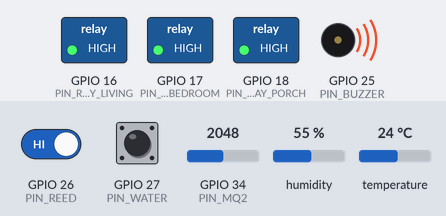
Recording of a sketch running on a simulated ESP32. Shown: switched loads named in the sketch (green lamp = pin HIGH), buzzer (waves = sounding, pin HIGH). Inputs (shaded band) come from the test bench; at power-on: GPIO 34 (PIN_MQ2) = 2048, GPIO 26 (PIN_REED) HIGH, GPIO 27 (PIN_WATER) HIGH, humidity 55 %, temperature 24 °C (analog values on the 0–4095 scale). WiFi joins after 1.5 s; servers stay silent unless stated; the local clock reads 2024-03-15 10:24:30 at power-on unless the sketch sets it; random numbers use the default seed unless the sketch sets one; no MQTT or app messages arrive unless stated; what the sketch prints to the serial monitor is not drawn.

Above: at 6.4 s.
6.5 s: GPIO 34 (PIN_MQ2) set to 1826
11.2 s: GPIO 34 (PIN_MQ2) set to 1732
At 16.1 s:
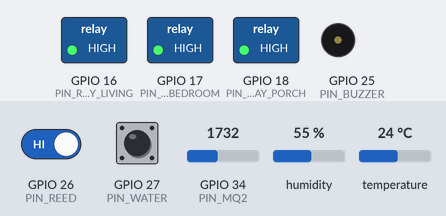
16.5 s: GPIO 34 (PIN_MQ2) set to 1840
At 21.2 s:
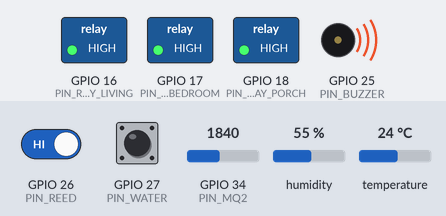
Timing chart, 0 to 22.7 s (numbered marks = the images above; inputs shaded):
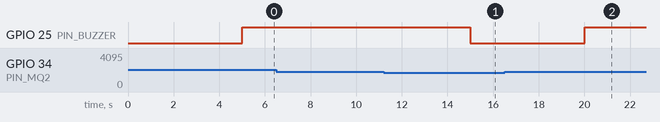

The sketch:

house_innovation_esp32.ino
```cpp
/*
  HOUSE INNOVATION - ESP32 firmware
  Board: ESP32 Dev Module / ESP32 DevKit V1
  Libraries (Arduino Library Manager):
    - PubSubClient by Nick O'Leary
    - ArduinoJson by Benoit Blanchon
    - DHT sensor library by Adafruit
    - Adafruit Unified Sensor

  MQTT topics:
    houseinnovation/<DEVICE_ID>/telemetry  (ESP32 -> app)
    houseinnovation/<DEVICE_ID>/status     (ESP32 -> app)
    houseinnovation/<DEVICE_ID>/command    (app -> ESP32)

  SAFETY:
  - This is a miniaturized low-voltage prototype, not a certified safety system.
  - MQ-2 output must NEVER exceed ESP32 ADC input limits (3.3V max).
    Use a suitable voltage divider if the module AO can output 5V.
  - Do not switch mains AC with an exposed relay. Start with low-voltage DC lamps.
  - TLS certificate validation is intentionally left in prototype mode below.
    For deployment, install the broker CA certificate and use setCACert().
*/
#include <WiFi.h>
#include <WiFiClientSecure.h>
#include <PubSubClient.h>
#include <ArduinoJson.h>
#include <DHT.h>
#include <time.h>

// ---------- EDIT THESE SETTINGS ----------
const char* WIFI_SSID = "NAMA_WIFI";
const char* WIFI_PASSWORD = "PASSWORD_WIFI";
const char* MQTT_HOST = "GANTI_DENGAN_HOST_HIVEMQ";
const int   MQTT_PORT = 8883; // HiveMQ Cloud TLS MQTT port
const char* MQTT_USER = "USERNAME_MQTT";
const char* MQTT_PASSWORD = "PASSWORD_MQTT";
const char* DEVICE_ID = "rumah-miniatur-01";
// -----------------------------------------

// Pin mapping - change to match your wiring
#define PIN_DHT       4
#define DHT_TYPE      DHT22
#define PIN_MQ2       34  // ADC1 input-only pin
#define PIN_WATER     27  // Digital output from leak module
#define PIN_REED      26  // Reed switch to GND, INPUT_PULLUP
#define PIN_BUZZER    25
#define PIN_RELAY_LIVING 16
#define PIN_RELAY_BEDROOM 17
#define PIN_RELAY_PORCH 18

// Most 4-channel relay boards are active LOW. Change if your board differs.
const bool RELAY_ACTIVE_LOW = true;
// Many water sensor digital outputs go LOW when wet. Verify your module.
const bool WATER_WET_IS_LOW = true;
// MQ-2 raw ADC threshold for demonstration only. Calibrate experimentally.
const int MQ2_TEST_THRESHOLD = 1800;

WiFiClientSecure secureClient;
PubSubClient mqtt(secureClient);
DHT dht(PIN_DHT, DHT_TYPE);

bool lightLiving=false, lightBedroom=false, lightPorch=false, awayMode=false;
unsigned long lastTelemetry=0, lastAwayAction=0;
bool awayPhase=false;
unsigned long awayDuration=0;
const char* baseTopic = "houseinnovation";

String topic(const char* leaf) {
  return String(baseTopic) + "/" + DEVICE_ID + "/" + leaf;
}
void setRelay(int pin, bool on) {
  digitalWrite(pin, RELAY_ACTIVE_LOW ? (on ? LOW : HIGH) : (on ? HIGH : LOW));
}
void applyLights() {
  setRelay(PIN_RELAY_LIVING, lightLiving);
  setRelay(PIN_RELAY_BEDROOM, lightBedroom);
  setRelay(PIN_RELAY_PORCH, lightPorch);
}
void publishStatus() {
  StaticJsonDocument<256> doc;
  JsonObject lights=doc.createNestedObject("lights");
  lights["living"]=lightLiving; lights["bedroom"]=lightBedroom; lights["porch"]=lightPorch;
  doc["away_mode"]=awayMode;
  char out[256]; size_t n=serializeJson(doc,out);
  mqtt.publish(topic("status").c_str(),out,n,true);
}
void publishTelemetry() {
  float temp=dht.readTemperature();
  float hum=dht.readHumidity();
  int mq=analogRead(PIN_MQ2);
  bool waterRaw=(digitalRead(PIN_WATER)==LOW);
  bool waterLeak=WATER_WET_IS_LOW ? waterRaw : !waterRaw;
  // Reed switch is closed to GND when magnet is near (door closed).
  bool doorOpen=(digitalRead(PIN_REED)==HIGH);
  bool gasAlert=(mq>=MQ2_TEST_THRESHOLD);
  StaticJsonDocument<384> doc;
  if(!isnan(temp)) doc["temperature_c"]=temp;
  if(!isnan(hum)) doc["humidity_pct"]=hum;
  doc["mq2_adc"]=mq; doc["gas_alert"]=gasAlert;
  doc["water_leak"]=waterLeak; doc["door_open"]=doorOpen;
  JsonObject lights=doc.createNestedObject("lights");
  lights["living"]=lightLiving; lights["bedroom"]=lightBedroom; lights["porch"]=lightPorch;
  doc["away_mode"]=awayMode;
  char out[384]; size_t n=serializeJson(doc,out);
  mqtt.publish(topic("telemetry").c_str(),out,n,false);
  digitalWrite(PIN_BUZZER,(waterLeak || gasAlert) ? HIGH : LOW);
}
void setAway(bool enabled) {
  awayMode=enabled;
  awayPhase=false;
  lastAwayAction=0;
  if(!awayMode) { lightLiving=false; lightBedroom=false; lightPorch=false; applyLights(); }
  publishStatus();
}
void mqttCallback(char* incomingTopic, byte* payload, unsigned int length) {
  StaticJsonDocument<256> doc;
  if(deserializeJson(doc,payload,length)) return;
  if(doc.containsKey("room") && doc.containsKey("state")) {
    String room=doc["room"].as<String>();
    bool state=doc["state"].as<bool>();
    if(room=="living") lightLiving=state;
    else if(room=="bedroom") lightBedroom=state;
    else if(room=="porch") lightPorch=state;
    applyLights(); publishStatus();
  }
  if(doc["mode"]=="away" && doc.containsKey("enabled")) setAway(doc["enabled"].as<bool>());
}
void connectWiFi() {
  WiFi.mode(WIFI_STA); WiFi.begin(WIFI_SSID,WIFI_PASSWORD);
  Serial.print("Connecting WiFi");
  while(WiFi.status()!=WL_CONNECTED){delay(500);Serial.print(".");}
  Serial.println(); Serial.print("IP: ");Serial.println(WiFi.localIP());
  // Prototype only: encrypts transport but does not authenticate broker certificate.
  // Replace with secureClient.setCACert(ROOT_CA_CERTIFICATE) for deployment.
  secureClient.setInsecure();
  mqtt.setServer(MQTT_HOST,MQTT_PORT); mqtt.setCallback(mqttCallback);
  mqtt.setBufferSize(512);
}
void reconnectMQTT() {
  while(!mqtt.connected()) {
    String clientId=String("HI_")+DEVICE_ID+"_"+String((uint32_t)ESP.getEfuseMac(),HEX);
    Serial.print("Connecting MQTT...");
    if(mqtt.connect(clientId.c_str(),MQTT_USER,MQTT_PASSWORD)) {
      Serial.println("connected");
      mqtt.subscribe(topic("command").c_str(),1);
      publishStatus();
    } else {
      Serial.print("failed, rc=");Serial.print(mqtt.state());Serial.println(" retry in 3s");
      delay(3000);
    }
  }
}
bool isEveningWindow() {
  struct tm timeinfo;
  if(!getLocalTime(&timeinfo,20)) return false;
  return timeinfo.tm_hour>=18 && timeinfo.tm_hour<23;
}
void runAwayMode() {
  if(!awayMode) return;
  // Safety fallback: do not run occupancy lighting outside the evening window.
  if(!isEveningWindow()) {
    if(lightLiving||lightBedroom||lightPorch) {
      lightLiving=false;lightBedroom=false;lightPorch=false;applyLights();publishStatus();
    }
    return;
  }
  unsigned long now=millis();
  if(lastAwayAction==0) {
    lastAwayAction=now;
    awayDuration=random(60000UL,180000UL); // initial delay 1-3 minutes
    return;
  }
  if(now-lastAwayAction>=awayDuration) {
    // Rotate one randomly selected room; staggered changes mimic normal use.
    int room=random(0,3);
    bool newState=random(0,100)<65;
    if(room==0) lightLiving=newState;
    if(room==1) lightBedroom=newState;
    if(room==2) lightPorch=newState;
    applyLights(); publishStatus();
    lastAwayAction=now;
    awayDuration=random(120000UL,480000UL); // next change 2-8 minutes
  }
}
void setup() {
  Serial.begin(115200);
  pinMode(PIN_WATER,INPUT_PULLUP); pinMode(PIN_REED,INPUT_PULLUP);
  pinMode(PIN_BUZZER,OUTPUT); digitalWrite(PIN_BUZZER,LOW);
  pinMode(PIN_RELAY_LIVING,OUTPUT);pinMode(PIN_RELAY_BEDROOM,OUTPUT);pinMode(PIN_RELAY_PORCH,OUTPUT);
  lightLiving=lightBedroom=lightPorch=false;applyLights();
  analogReadResolution(12);
  dht.begin();
  randomSeed(esp_random());
  connectWiFi();
  // Indonesia WIB = UTC+7; adjust to WITA/WIT if required.
  configTime(7*3600,0,"pool.ntp.org","time.nist.gov");
}
void loop() {
  if(WiFi.status()!=WL_CONNECTED) connectWiFi();
  if(!mqtt.connected()) reconnectMQTT();
  mqtt.loop();
  runAwayMode();
  if(millis()-lastTelemetry>=5000) {
    lastTelemetry=millis();
    publishTelemetry();
  }
}
```

Measured:
- the behaviour switches between 1800 and 1799 on GPIO 34 (PIN_MQ2) (found by bisection; images 0 and 1)
- after the input at 6.5 s, every drawn part: stays the same
- after the input at 11.2 s, GPIO 25 (PIN_BUZZER): HIGH → LOW after 3.8 s
- after the input at 16.5 s, GPIO 25 (PIN_BUZZER): LOW → HIGH after 3.5 s
